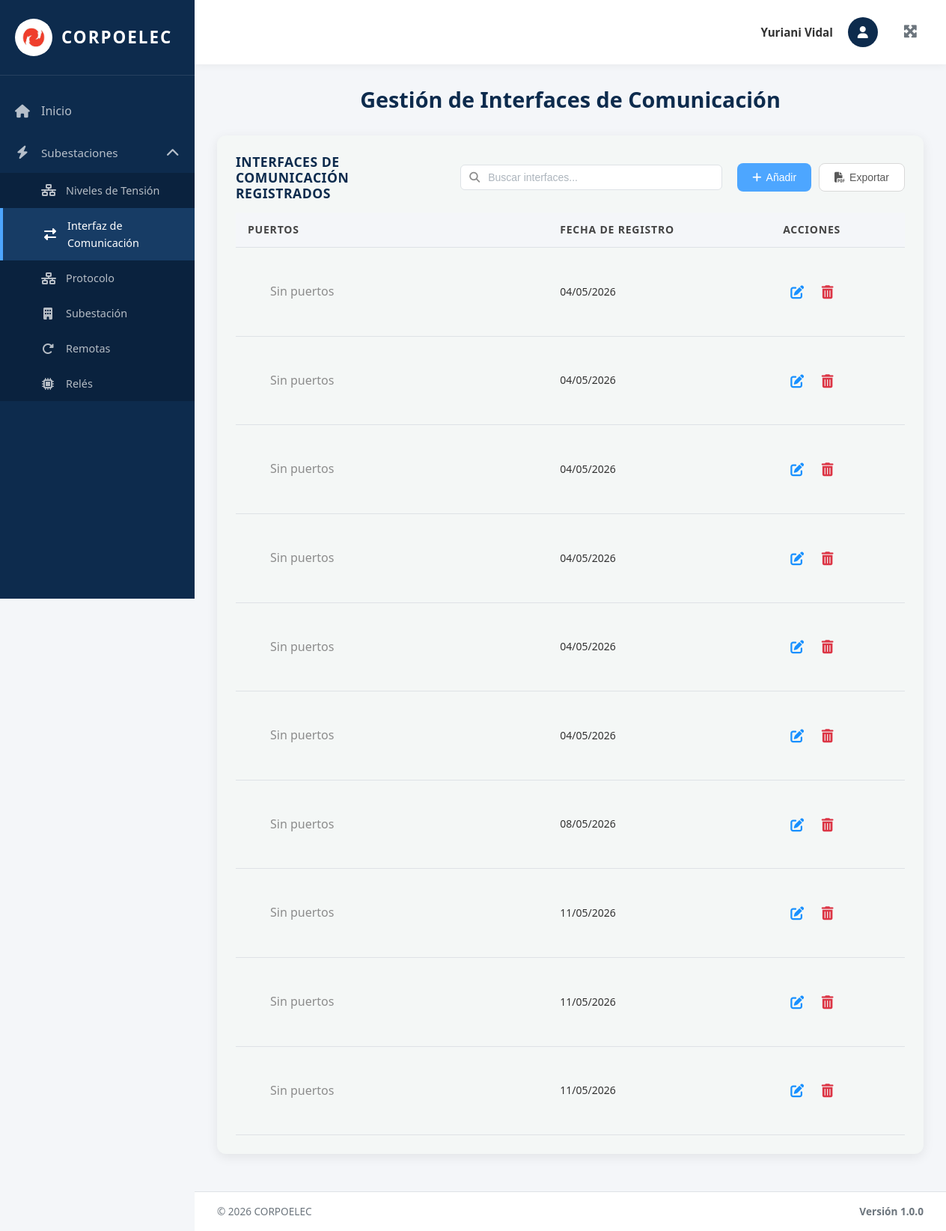
/interfaces/ (signed in), run on the app's committed database.
### equipos/models.py (models this page shows, shortened)
class InterfazDeComunicacion(models.Model):
    Id_Interfaz = models.AutoField(primary_key=True)  # Identificador único
    Fecha_Reg = models.DateField(auto_now_add=True)  # Fecha de registro automática
    Puertos_C = models.IntegerField(default=0, verbose_name='Puertos de Comunicación')  # Contador de puertos asociados
    creado_por = models.ForeignKey(User, on_delete=models.SET_NULL, null=True, blank=True, related_name='interfaces_creadas')  # Usuario que creó el registro
    class Meta:
        verbose_name = 'Interfaz de Comunicación'
        verbose_name_plural = 'Interfaces de Comunicación'
        ordering = ['Id_Interfaz']  # Orden por ID descendente (más recientes primero)

### equipos/views.py (the view, shortened to what this page needs)
# urls.py: path('interfaces/', interfaces_view, name='interfaces'),
@login_required(login_url='/login/')
def interfaces_view(request):
    interfaces_list = InterfazDeComunicacion.objects.all().order_by('Id_Interfaz')
    paginator = Paginator(interfaces_list, 10)
    page_number = request.GET.get('page')
    page_obj = paginator.get_page(page_number)
    puertos_tipos = PuertoComunicacion.TIPO_CHOICES
    context = {
        'title': 'Interfaces',
        'page_obj': page_obj,
        'puertos_tipos': puertos_tipos,
        'is_admin': request.user.is_superuser
    }
    return render(request, 'interfaces.html', context)

### templates/interfaces.html (shortened to what this page needs)
{% extends 'base.html' %}
{% load static %}
{% block content %}
<div class="welcome-text">
  <h2>Gestión de Interfaces de Comunicación</h2>
</div>
<div class="table-section">
   <div class="table-header">
     <h3>INTERFACES DE COMUNICACIÓN REGISTRADOS</h3>
     <div class="search-container">
       <input type="text" class="search-input" id="searchInput" placeholder="Buscar interfaces..." onkeyup="filterTable()">
     </div>
     <div style="display: flex; gap: 10px;">
       <button class="btn btn-primary btn-add-top" onclick="abrirModal()">
         <i class="fas fa-plus"></i> Añadir
       </button>
       <button class="btn btn-secondary btn-add-top" onclick="window.print()">
         <i class="fas fa-file-pdf"></i> Exportar
       </button>
     </div>
   </div>
   {% if page_obj.paginator.count > 0 %}
   <table class="data-table">
     <thead>
         <tr>
           <th width="35%">Puertos</th>
           <th width="25%">Fecha de Registro</th>
           <th width="15%">Acciones</th>
         </tr>
     </thead>
     <tbody>
       {% for interfaz in page_obj %}
       <tr>
         <td>
           <div class="puertos-container">
           {% for puerto in interfaz.puertos.all %}
               <span class="puerto-badge">
                 <span class="puerto-icon">
                   {% if puerto.Tipo == 'ETH' %}<i class="fas fa-network-wired"></i>{% endif %}
                   {% if puerto.Tipo == 'RS232' %}<i class="fas fa-plug"></i>{% endif %}
                   {% if puerto.Tipo == 'RS485' %}<i class="fas fa-exchange-alt"></i>{% endif %}
                   {% if puerto.Tipo == 'USB' %}<i class="fas fa-usb"></i>{% endif %}
                   {% if puerto.Tipo == 'FIBRA' %}<i class="fas fa-bolt"></i>{% endif %}
                 </span>
                 <span class="puerto-text">{{ puerto.get_Tipo_display }}</span>
               </span>
           {% empty %}
               <span class="no-data">Sin puertos</span>
           {% endfor %}
           </div>
         </td>
         <td><span class="fecha-text">{{ interfaz.Fecha_Reg|date:"d/m/Y" }}</span></td>
          <td class="actions-cell">
           {% with puertos_list=interfaz.puertos.all %}
           <button type="button" class="btn-icon btn-edit" title="Editar" onclick="abrirModalEditar({{ interfaz.Id_Interfaz }}, '{% for p in puertos_list %}{{ p.Tipo }}{% if not forloop.last %},{% endif %}{% endfor %}')">
             <i class="fas fa-edit"></i>
           </button>
           {% endwith %}
           <form method="post" style="display: inline;" onsubmit="return confirmarEliminacion(this);">
             <button type="submit" class="btn-icon btn-delete" title="Eliminar">
               <i class="fas fa-trash-alt"></i>
             </button>
           </form>
         </td>
      </tr>
      {% endfor %}
      </tbody>
    </table>
     {% else %}
     <p class="no-data">No hay interfaces de comunicación registradas.</p>
     {% endif %}
   </div>
{% endblock %}

### templates/base.html (shortened to what this page needs)
{% load static %}
<!DOCTYPE html>
<html lang="es">
<head>
  <link rel="stylesheet" href="https://cdnjs.cloudflare.com/ajax/libs/font-awesome/6.4.0/css/all.min.css">
  <link rel="stylesheet" href="{% static 'css/global.css' %}">
</head>
<body>
  <div class="layout-wrapper">
    <aside class="sidebar" id="sidebar">
      <div class="sidebar-brand" onclick="toggleSidebar()">
        <div class="sidebar-logo">
          <img src="{% static 'img/logo.jpg' %}" alt="Corpoelec">
        </div>
        <span class="sidebar-brand-text">Corpoelec</span>
      </div>
 <nav class="sidebar-nav">
        <a href="{% url 'index' %}" class="{% if request.path == '/' %}active{% endif %}" onclick="closeMobileSidebar()">
          <i class="fas fa-home"></i>
          <span>Inicio</span>
        </a>
         <div class="sidebar-dropdown {% if request.path == '/subestaciones/' or request.path == '/tensiones/' or request.path == '/interfaces/' or request.path == '/protocolo/' or request.path == '/reles/' or request.path == '/remotas/' %}active{% endif %}">
          <a href="#" class="dropdown-toggle" onclick="toggleDropdown(event, 'subestaciones-dropdown')">
            <i class="fas fa-bolt"></i>
            <span>Subestaciones</span>
            <i class="fas fa-chevron-down dropdown-arrow"></i>
          </a>
           <div class="dropdown-menu" id="subestaciones-dropdown">
             <a href="{% url 'tensiones' %}" class="{% if request.path == '/tensiones/' %}active{% endif %}" onclick="closeMobileSidebar()">
               <i class="fas fa-network-wired"></i>
               <span>Niveles de Tensión</span>
             </a>
               <a href="{% url 'interfaces' %}" class="{% if request.path == '/interfaces/' %}active{% endif %}" onclick="closeMobileSidebar()">
                 <i class="fas fa-exchange-alt"></i>
                 <span>Interfaz de Comunicación</span>
               </a>
               <a href="{% url 'protocolo' %}" class="{% if request.path == '/protocolo/' %}active{% endif %}" onclick="closeMobileSidebar()">
                 <i class="fas fa-network-wired"></i>
                 <span>Protocolo</span>
               </a>
               <a href="{% url 'subestaciones' %}" class="{% if request.path == '/subestaciones/' %}active{% endif %}" onclick="closeMobileSidebar()">
               <i class="fas fa-building"></i>
               <span>Subestación</span>
             </a>
             <a href="{% url 'remotas' %}" class="{% if request.path == '/remotas/' %}active{% endif %}" onclick="closeMobileSidebar()">
               <i class="fas fa-redo-alt"></i>
               <span>Remotas</span>
             </a>
             <a href="{% url 'reles' %}" class="{% if request.path == '/reles/' %}active{% endif %}" onclick="closeMobileSidebar()">
               <i class="fas fa-microchip"></i>
               <span>Relés</span>
             </a>
           </div>
        </div>
      </nav>
    </aside>
    <main class="main-content" id="mainContent">
      <nav class="navbar">
        <div class="navbar-user">
          <div class="navbar-user-trigger" onclick="toggleUserMenu(event)">
            <div class="navbar-user-name">
              {% if user.first_name %}{{ user.first_name }}{% else %}{{ user.username }}{% endif %}
              {% if user.last_name %} {{ user.last_name }}{% endif %}
            </div>
            <div class="navbar-user-avatar">
              <i class="fas fa-user"></i>
            </div>
          </div>
          <button class="navbar-fullscreen" onclick="toggleFullscreen()">
            <i class="fas fa-expand-arrows-alt"></i>
          </button>
        </div>
      </nav>
      <div class="content-area">
        {% block content %}{% endblock %}
      </div>
      <footer class="footer">
        <div class="footer-left">
          <span>© 2026 CORPOELEC</span>
        </div>
        <div class="footer-version">Versión 1.0.0</div>
      </footer>
    </main>
  </div>
</body>
</html>

### static/css/global.css (style rules this page uses)
body { font-size: 16px; font-weight: 400; color: #333; font-family: 'Open Sans', 'Segoe UI', Arial, sans-serif; line-height: 1.6; }
h1, h2, h3, .welcome-text h2 { font-size: 26px; font-weight: 700; color: #002D5A; margin: 0 0 20px 0; line-height: 1.2; }
.data-table thead th { font-size: 14px !important; font-weight: 700 !important; text-transform: uppercase !important; color: #444 !important; letter-spacing: 0.8px; padding: 12px 16px !important; }
.data-table tbody td { font-size: 14px !important; font-weight: 400 !important; color: #333 !important; padding: 12px 16px !important; }
.btn-primary, .btn-add-top { font-size: 14px !important; font-weight: 500 !important; border-radius: 8px !important; padding: 10px 20px !important; display: inline-flex; align-items: center; gap: 6px; }
.btn-icon { font-size: 18px !important; display: inline-flex; align-items: center; justify-content: center; padding: 6px !important; }
.btn-delete, .btn-delete i { color: #DC3545 !important; }
.btn-edit, .btn-edit i { color: #1890ff !important; }
.data-table { border-collapse: collapse; width: 100%; }
.data-table tbody tr { transition: background 0.15s ease; }
.data-table th, .data-table td { padding-top: 12px !important; padding-bottom: 12px !important; }
.form-control, input[type="text"], input[type="email"], select, textarea { font-size: 14px; font-weight: 400; color: #333; }
a { color: #1890ff; text-decoration: none; font-weight: 500; }

### templates/interfaces.html (style rules this page uses)
.table-section { background:#f4f7f6; padding:25px; border-radius:12px; box-shadow:0 4px 15px rgba(0,0,0,0.08); margin-bottom:20px; }
.table-header { display:flex; justify-content:space-between; align-items:center; margin-bottom:15px; gap:15px; }
.table-header h3 { margin:0; color:#0D2B4D; width:280px; }
.search-container { position:relative; display:flex; align-items:center; }
.search-input { width:350px; padding:8px 12px 8px 36px; border:1px solid #dee2e6; border-radius:6px; font-size:14px; color:#333; background:#fff; transition:border-color 0.3s ease; }
.search-input::placeholder { color:#adb5bd; }
.btn-icon { background:none; border:none; cursor:pointer; font-size:1.1rem; padding:6px; border-radius:4px; display:inline-flex; align-items:center; justify-content:center; transition:all 0.2s; color:#6c757d; margin:0 4px; }
.data-table { width:100%; border-collapse:collapse; }
.data-table th, .data-table td { padding:12px 15px; text-align:left; border-bottom:1px solid #dee2e6; }
.data-table th { font-weight:600; color:#0D2B4D; font-size:0.9rem; }
.no-data { text-align:center; color:#8c8c8c; padding:30px; font-size:1rem; }
.actions-cell { white-space:nowrap; text-align: right; }
.btn { padding: 10px 20px; border-radius: 8px; text-decoration: none; font-size: 0.9rem; font-weight: 600; cursor: pointer; border: none; transition: all 0.2s; }
.btn-primary { background: #4DA6FF; color: #fff; }
.btn-secondary { background: #fff; color: #595959; border: 1px solid #d9d9d9; }
.puertos-container { display: flex; flex-wrap: nowrap; gap: 6px; overflow-x: auto; padding: 4px 0; align-items: center; }

### data on the page
InterfazDeComunicacion: Fecha_Reg "04/05/2026"
InterfazDeComunicacion: Fecha_Reg "04/05/2026"
InterfazDeComunicacion: Fecha_Reg "04/05/2026"
InterfazDeComunicacion: Fecha_Reg "04/05/2026"
InterfazDeComunicacion: Fecha_Reg "04/05/2026"
InterfazDeComunicacion: Fecha_Reg "04/05/2026"
InterfazDeComunicacion: Fecha_Reg "08/05/2026"
InterfazDeComunicacion: Fecha_Reg "11/05/2026"
InterfazDeComunicacion: Fecha_Reg "11/05/2026"
InterfazDeComunicacion: Fecha_Reg "11/05/2026"

### other printed values
{{ user.first_name }} "Yuriani"
{{ user.last_name }} "Vidal"
